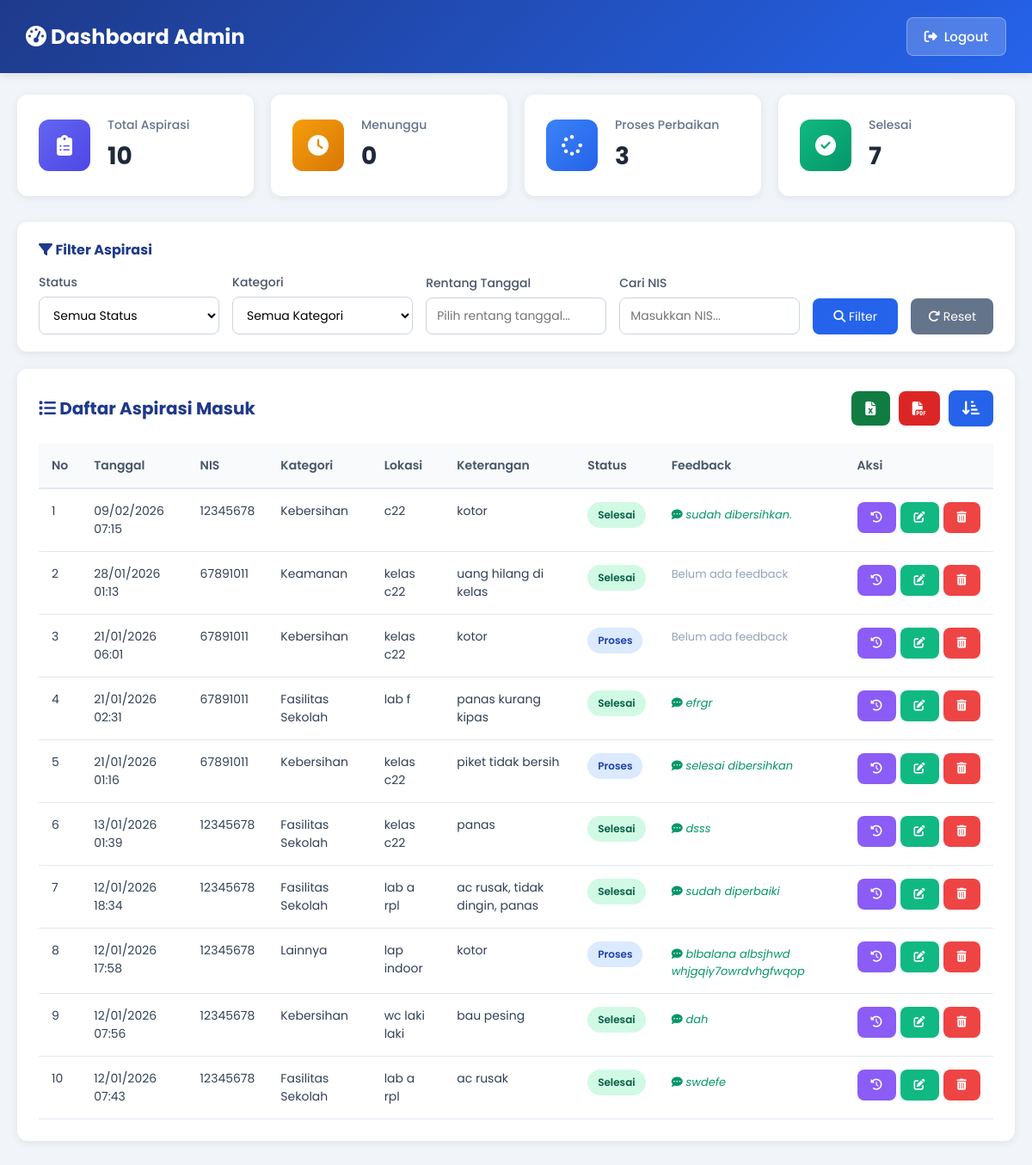
Page /admin-dashboard.php (signed in) on the committed database.
### tables this page shows
CREATE TABLE `aspirasi` (
  `id_aspirasi` int(5) NOT NULL,
  `id_pelaporan` int(11) DEFAULT NULL,
  `nis` int(10) NOT NULL,
  `id_kategori` int(5) NOT NULL,
  `status` enum('Menunggu','Proses','Selesai') DEFAULT 'Menunggu',
  `feedback` varchar(255) DEFAULT NULL,
  `tanggal` timestamp NOT NULL DEFAULT current_timestamp()
);

CREATE TABLE `input_aspirasi` (
  `id_pelaporan` int(5) NOT NULL,
  `nis` int(10) NOT NULL,
  `id_kategori` int(5) NOT NULL,
  `lokasi` varchar(50) NOT NULL,
  `ket` varchar(50) NOT NULL,
  `tanggal` timestamp NOT NULL DEFAULT current_timestamp(),
  `status` enum('Menunggu','Proses','Selesai') DEFAULT 'Menunggu'
);

### admin-dashboard.php (the view, shortened to what this page needs)
<?php
$conn = mysqli_connect("localhost", "root", "", "dbukk_rifaya");
mysqli_set_charset($conn, "utf8mb4");
$filter_status = isset($_GET['status']) ? $_GET['status'] : '';
$filter_kategori = isset($_GET['kategori']) ? $_GET['kategori'] : '';
$filter_tanggal_range = isset($_GET['tanggal_range']) ? $_GET['tanggal_range'] : '';
$filter_nis = isset($_GET['nis']) ? $_GET['nis'] : '';
$filter_urutan = isset($_GET['urutan']) ? $_GET['urutan'] : 'terbaru';
$where_count = [];
$where_count_sql = count($where_count) > 0 ? "WHERE " . implode(" AND ", $where_count) : "";
if ($filter_status) {
    if ($filter_status == 'Menunggu') {
        $total_menunggu_input = mysqli_fetch_assoc(mysqli_query($conn, "
            SELECT COUNT(*) as total
            FROM input_aspirasi i
            WHERE NOT EXISTS (SELECT 1 FROM aspirasi a WHERE a.id_pelaporan = i.id_pelaporan)
            " . ($where_count_sql ? str_replace("WHERE", "AND", $where_count_sql) : "") . "
        "))['total'];
        $total_menunggu_aspirasi = mysqli_fetch_assoc(mysqli_query($conn, "
            SELECT COUNT(*) as total
            FROM input_aspirasi i
            LEFT JOIN aspirasi asp ON i.id_pelaporan = asp.id_pelaporan
            WHERE asp.status = 'Menunggu'
            " . ($where_count_sql ? str_replace("WHERE", "AND", $where_count_sql) : "") . "
        "))['total'];
        $total_menunggu = $total_menunggu_input + $total_menunggu_aspirasi;
        $total_proses = 0;
        $total_selesai = 0;
    } elseif ($filter_status == 'Proses') {
        $total_menunggu = 0;
        $total_proses = mysqli_fetch_assoc(mysqli_query($conn, "
            SELECT COUNT(*) as total
            FROM input_aspirasi i
            LEFT JOIN aspirasi asp ON i.id_pelaporan = asp.id_pelaporan
            WHERE asp.status = 'Proses'
            " . ($where_count_sql ? str_replace("WHERE", "AND", $where_count_sql) : "") . "
        "))['total'];
        $total_selesai = 0;
    } elseif ($filter_status == 'Selesai') {
        $total_menunggu = 0;
        $total_proses = 0;
        $total_selesai = mysqli_fetch_assoc(mysqli_query($conn, "
            SELECT COUNT(*) as total
            FROM input_aspirasi i
            LEFT JOIN aspirasi asp ON i.id_pelaporan = asp.id_pelaporan
            WHERE asp.status = 'Selesai'
            " . ($where_count_sql ? str_replace("WHERE", "AND", $where_count_sql) : "") . "
        "))['total'];
    }
} else {
    $total_menunggu_input = mysqli_fetch_assoc(mysqli_query($conn, "
        SELECT COUNT(*) as total
        FROM input_aspirasi i
        WHERE NOT EXISTS (SELECT 1 FROM aspirasi a WHERE a.id_pelaporan = i.id_pelaporan)
        " . ($where_count_sql ? str_replace("WHERE", "AND", $where_count_sql) : "") . "
    "))['total'];
    $total_menunggu_aspirasi = mysqli_fetch_assoc(mysqli_query($conn, "
        SELECT COUNT(*) as total
        FROM input_aspirasi i
        LEFT JOIN aspirasi asp ON i.id_pelaporan = asp.id_pelaporan
        WHERE asp.status = 'Menunggu'
        " . ($where_count_sql ? str_replace("WHERE", "AND", $where_count_sql) : "") . "
    "))['total'];
    $total_menunggu = $total_menunggu_input + $total_menunggu_aspirasi;
    $total_proses = mysqli_fetch_assoc(mysqli_query($conn, "
        SELECT COUNT(*) as total
        FROM input_aspirasi i
        LEFT JOIN aspirasi asp ON i.id_pelaporan = asp.id_pelaporan
        WHERE asp.status = 'Proses'
        " . ($where_count_sql ? str_replace("WHERE", "AND", $where_count_sql) : "") . "
    "))['total'];
    $total_selesai = mysqli_fetch_assoc(mysqli_query($conn, "
        SELECT COUNT(*) as total
        FROM input_aspirasi i
        LEFT JOIN aspirasi asp ON i.id_pelaporan = asp.id_pelaporan
        WHERE asp.status = 'Selesai'
        " . ($where_count_sql ? str_replace("WHERE", "AND", $where_count_sql) : "") . "
    "))['total'];
}
$total_aspirasi = $total_menunggu + $total_proses + $total_selesai;
$where = [];
$where_sql = count($where) > 0 ? "WHERE " . implode(" AND ", $where) : "";
$order_by = $filter_urutan == 'terlama' ? "ORDER BY i.tanggal ASC" : "ORDER BY i.tanggal DESC";
$limit = 10;
$page = isset($_GET['page']) ? (int)$_GET['page'] : 1;
$start = ($page - 1) * $limit;
$query = "SELECT
            i.id_pelaporan,
            i.nis,
            i.id_kategori,
            i.lokasi,
            i.ket,
            i.tanggal,
            IFNULL(asp.status, 'Menunggu') as status,
            asp.feedback,
            IFNULL(k.ket_kategori, 'Tidak ada kategori') as ket_kategori
          FROM input_aspirasi i
          LEFT JOIN aspirasi asp ON i.id_pelaporan = asp.id_pelaporan
          LEFT JOIN kategori k ON i.id_kategori = k.id_kategori
          $where_sql
          $order_by
          LIMIT $start, $limit";
$result = mysqli_query($conn, $query);
?>
<!DOCTYPE html>
<html lang="id">
<head>
<link rel="stylesheet" href="https://cdnjs.cloudflare.com/ajax/libs/font-awesome/6.5.1/css/all.min.css">
<link rel="stylesheet" href="https://cdn.jsdelivr.net/npm/flatpickr/dist/flatpickr.min.css">
<link rel="stylesheet" href="https://cdn.jsdelivr.net/npm/sweetalert2@11/dist/sweetalert2.min.css">
</head>
<body>
<div class="header">
  <h1><i class="fas fa-tachometer-alt"></i> Dashboard Admin</h1>
  <a href="#" onclick="confirmLogout(event)" class="logout-btn">
    <i class="fas fa-sign-out-alt"></i> Logout
  </a>
</div>
<div class="container">
  <div class="cards">
    <div class="card">
      <div class="card-icon total">
        <i class="fas fa-clipboard-list"></i>
      </div>
      <div class="card-content">
        <h3>Total Aspirasi</h3>
        <p><?= $total_aspirasi ?></p>
      </div>
    </div>
    <div class="card">
      <div class="card-icon menunggu">
        <i class="fas fa-clock"></i>
      </div>
      <div class="card-content">
        <h3>Menunggu</h3>
        <p><?= $total_menunggu ?></p>
      </div>
    </div>
    <div class="card">
      <div class="card-icon proses">
        <i class="fas fa-spinner"></i>
      </div>
      <div class="card-content">
        <h3>Proses Perbaikan</h3>
        <p><?= $total_proses ?></p>
      </div>
    </div>
    <div class="card">
      <div class="card-icon selesai">
        <i class="fas fa-check-circle"></i>
      </div>
      <div class="card-content">
        <h3>Selesai</h3>
        <p><?= $total_selesai ?></p>
      </div>
    </div>
  </div>
  <div class="filter-section">
    <h3><i class="fas fa-filter"></i> Filter Aspirasi</h3>
    <form method="GET" class="filter-form">
      <div class="filter-group">
        <label for="status">Status</label>
        <select name="status" id="status">
          <option value="">Semua Status</option>
        </select>
      </div>
      <div class="filter-group">
        <label for="kategori">Kategori</label>
        <select name="kategori" id="kategori">
          <option value="">Semua Kategori</option>
        </select>
      </div>
      <div class="filter-group">
        <label for="tanggal_range">Rentang Tanggal</label>
        <input type="text" name="tanggal_range" id="tanggal_range"
               placeholder="Pilih rentang tanggal..."
               value="<?= htmlspecialchars($filter_tanggal_range) ?>" readonly>
      </div>
      <div class="filter-group">
        <label for="nis">Cari NIS</label>
        <input type="text" name="nis" id="nis" placeholder="Masukkan NIS..." value="<?= htmlspecialchars($filter_nis) ?>">
      </div>
      <button type="submit" class="filter-btn">
        <i class="fas fa-search"></i> Filter
      </button>
      <a href="admin-dashboard.php" class="reset-btn">
        <i class="fas fa-redo"></i> Reset
      </a>
    </form>
  </div>
  <div class="table-section">
    <div style="display: flex; justify-content: space-between; align-items: center; margin-bottom: 20px;">
      <h2 style="margin: 0;">
        <i class="fas fa-list"></i> Daftar Aspirasi Masuk
      </h2>
      <div style="display: flex; gap: 10px; align-items: center;">
        <?php
        $export_params = [
            'urutan' => $filter_urutan,
            'status' => $filter_status,
            'kategori' => $filter_kategori,
            'tanggal_range' => $filter_tanggal_range,
            'nis' => $filter_nis
        ];
        $export_params = array_filter($export_params);
        ?>
        <a href="export-excel.php?<?= http_build_query($export_params) ?>" class="export-btn excel-btn" title="Export ke Excel">
          <i class="fas fa-file-excel"></i>
        </a>
        <a href="export-pdf.php?<?= http_build_query($export_params) ?>" class="export-btn pdf-btn" title="Export ke PDF" target="_blank">
          <i class="fas fa-file-pdf"></i>
        </a>
        <?php
        $next_urutan = $filter_urutan == 'terbaru' ? 'terlama' : 'terbaru';
        $params_sort = $_GET;
        $params_sort['urutan'] = $next_urutan;
        ?>
        <a href="?<?= http_build_query($params_sort) ?>"
           class="sort-btn-icon"
           title="Saat ini: <?= $filter_urutan == 'terbaru' ? 'Terbaru' : 'Terlama' ?> - Klik untuk ubah">
          <i class="fas fa-sort-amount-<?= $filter_urutan == 'terbaru' ? 'down-alt' : 'up-alt' ?>"></i>
        </a>
      </div>
    </div>
    <div class="table-wrapper">
      <table>
        <thead>
          <tr>
            <th>No</th>
            <th>Tanggal</th>
            <th>NIS</th>
            <th>Kategori</th>
            <th>Lokasi</th>
            <th>Keterangan</th>
            <th>Status</th>
            <th>Feedback</th>
            <th>Aksi</th>
          </tr>
        </thead>
        <tbody>
          <?php
          $no = $start + 1;
          while ($row = mysqli_fetch_assoc($result)) {
            $status_class = strtolower($row['status']);
          ?>
          <tr id="row-<?= $row['id_pelaporan'] ?>">
            <td><?= $no++ ?></td>
            <td><?= isset($row['tanggal']) ? date('d/m/Y H:i', strtotime($row['tanggal'])) : '-' ?></td>
            <td><?= $row['nis'] ?></td>
            <td><?= $row['ket_kategori'] ?></td>
            <td><?= $row['lokasi'] ?? '-' ?></td>
            <td>
              <div class="ket-text" title="<?= htmlspecialchars($row['ket']) ?>">
                <?= htmlspecialchars($row['ket']) ?>
              </div>
            </td>
            <td>
              <span class="status-badge <?= $status_class ?>" id="status-badge-<?= $row['id_pelaporan'] ?>">
                <?= $row['status'] ?>
              </span>
            </td>
            <td>
              <div id="feedback-cell-<?= $row['id_pelaporan'] ?>">
              <?php if (!empty($row['feedback'])) { ?>
                <div class="feedback-text" data-feedback="<?= htmlspecialchars($row['feedback']) ?>">
                  <i class="fas fa-comment-dots"></i> <?= htmlspecialchars($row['feedback']) ?>
                </div>
              <?php } else { ?>
                <span style="color: #94a3b8; font-size: 13px;" data-feedback="">Belum ada feedback</span>
              <?php } ?>
              </div>
            </td>
            <td>
              <div class="action-buttons">
                <button type="button" class="histori-btn" onclick="openHistoriModal('<?= $row['id_pelaporan'] ?>')" title="Lihat Histori">
                  <i class="fas fa-history"></i>
                </button>
                <button type="button" class="feedback-btn" onclick="openModal('<?= $row['id_pelaporan'] ?>')" title="Edit Status & Feedback">
                  <i class="fas fa-edit"></i>
                </button>
                <button type="button" class="delete-btn" onclick="confirmDelete('<?= $row['id_pelaporan'] ?>')" title="Hapus">
                  <i class="fas fa-trash-alt"></i>
                </button>
              </div>
            </td>
          </tr>
          <?php } ?>
        </tbody>
      </table>
    </div>
  </div>
</div>
</body>
</html>

### rows in the picture
aspirasi: id_pelaporan.tanggal "09/02/2026 07:15", id_pelaporan.nis "12345678", ket_kategori "Kebersihan", id_pelaporan.lokasi "c22", id_pelaporan.ket "kotor", status "Selesai", feedback "sudah dibersihkan."
aspirasi: id_pelaporan.tanggal "28/01/2026 01:13", id_pelaporan.nis "67891011", ket_kategori "Keamanan", id_pelaporan.lokasi "kelas c22", id_pelaporan.ket "uang hilang di kelas", status "Selesai", feedback "Belum ada feedback"
aspirasi: id_pelaporan.tanggal "21/01/2026 06:01", id_pelaporan.nis "67891011", ket_kategori "Kebersihan", id_pelaporan.lokasi "kelas c22", id_pelaporan.ket "kotor", status "Proses", feedback "Belum ada feedback"
aspirasi: id_pelaporan.tanggal "21/01/2026 02:31", id_pelaporan.nis "67891011", ket_kategori "Fasilitas Sekolah", id_pelaporan.lokasi "lab f", id_pelaporan.ket "panas kurang kipas", status "Selesai", feedback "efrgr"
aspirasi: id_pelaporan.tanggal "21/01/2026 01:16", id_pelaporan.nis "67891011", ket_kategori "Kebersihan", id_pelaporan.lokasi "kelas c22", id_pelaporan.ket "piket tidak bersih", status "Proses", feedback "selesai dibersihkan"
aspirasi: id_pelaporan.tanggal "13/01/2026 01:39", id_pelaporan.nis "12345678", ket_kategori "Fasilitas Sekolah", id_pelaporan.lokasi "kelas c22", id_pelaporan.ket "panas", status "Selesai", feedback "dsss"
aspirasi: id_pelaporan.tanggal "12/01/2026 18:34", id_pelaporan.nis "12345678", ket_kategori "Fasilitas Sekolah", id_pelaporan.lokasi "lab a rpl", id_pelaporan.ket "ac rusak, tidak dingin, panas", status "Selesai", feedback "sudah diperbaiki"
aspirasi: id_pelaporan.tanggal "12/01/2026 17:58", id_pelaporan.nis "12345678", ket_kategori "Lainnya", id_pelaporan.lokasi "lap indoor", id_pelaporan.ket "kotor", status "Proses", feedback "blbalana albsjhwd whjgqiy7owrdvhgfwqop"
aspirasi: id_pelaporan.tanggal "12/01/2026 07:56", id_pelaporan.nis "12345678", ket_kategori "Kebersihan", id_pelaporan.lokasi "wc laki laki", id_pelaporan.ket "bau pesing", status "Selesai", feedback "dah"
aspirasi: id_pelaporan.tanggal "12/01/2026 07:43", id_pelaporan.nis "12345678", ket_kategori "Fasilitas Sekolah", id_pelaporan.lokasi "lab a rpl", id_pelaporan.ket "ac rusak", status "Selesai", feedback "swdefe"

### other values in the picture
$total_aspirasi "10"
$total_menunggu "0"
$total_proses "3"
$total_selesai "7"
